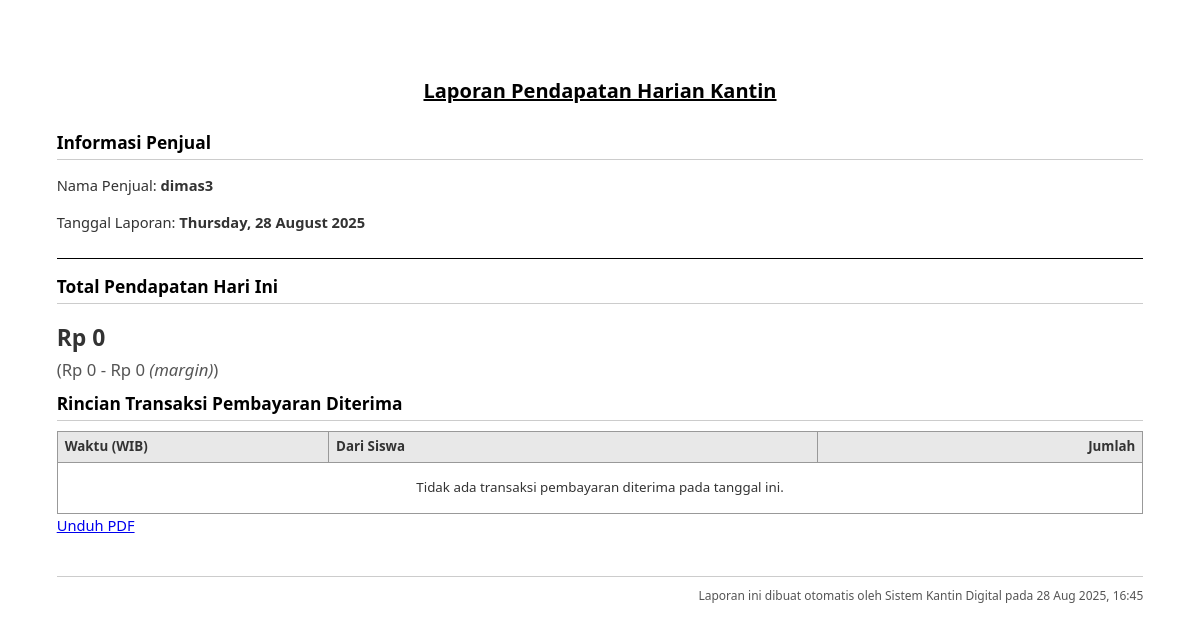
The page /print/daily_summary (signed in) on the database as committed earlier.
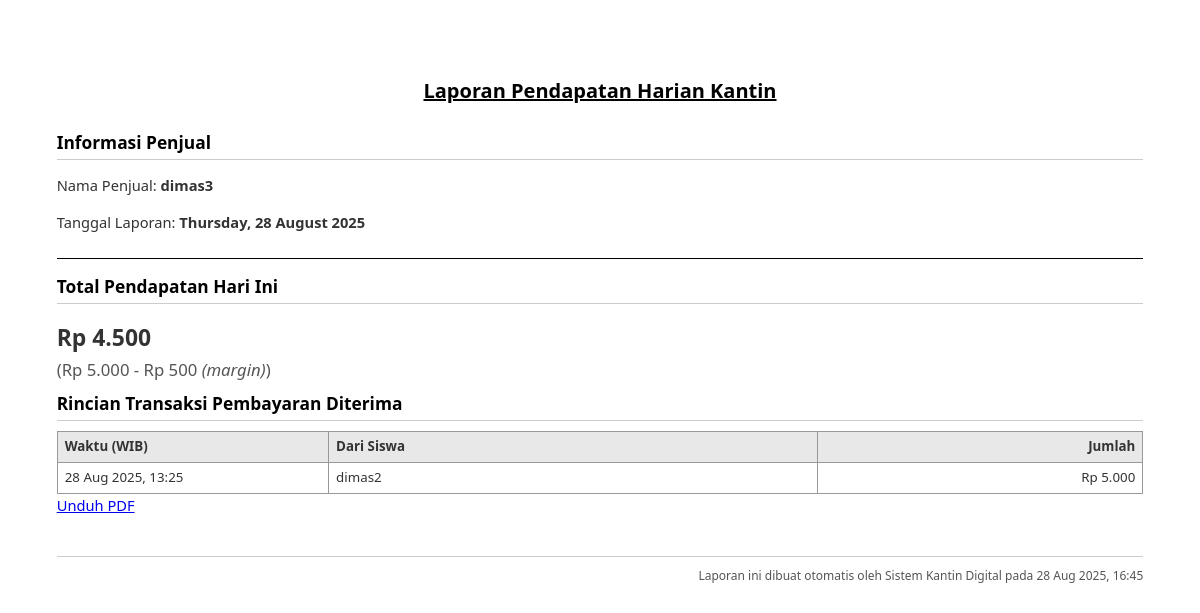
The same page on the database as committed later.
### app.py (models this page shows, shortened)
class Transaction(db.Model):
    id = db.Column(db.Integer, primary_key=True)
    user_id = db.Column(db.Integer, db.ForeignKey('user.id'), nullable=False)
    related_user_id = db.Column(
        db.Integer, db.ForeignKey('user.id'), nullable=True)
    timestamp = db.Column(db.DateTime, nullable=False, default=datetime.utcnow)
    type = db.Column(db.String(20), nullable=False)
    amount = db.Column(db.Float, nullable=False)
    user_balance_before = db.Column(db.Float, nullable=False)
    user_balance_after = db.Column(db.Float, nullable=False)
    description = db.Column(db.String(200), nullable=True)
    user = db.relationship('User', foreign_keys=[user_id], backref=db.backref(
        'transactions', lazy='dynamic'))
    related_user = db.relationship('User', foreign_keys=[related_user_id])

class User(db.Model, UserMixin):
    id = db.Column(db.Integer, primary_key=True)
    username = db.Column(db.String(80), unique=True, nullable=False)
    password_hash = db.Column(db.String(128), nullable=False)
    role = db.Column(db.String(10), nullable=False)
    balance = db.Column(db.Float, nullable=False, default=0.0)
    profile_pic_filename = db.Column(db.String(100), nullable=True, default=None)
    kelas = db.Column(db.String(5), nullable=True)
    jurusan = db.Column(db.String(10), nullable=True)
    plain_password = db.Column(db.String(128))
    is_active = db.Column(db.Boolean, nullable=False, default=True)
    active_border_id = db.Column(db.Integer, db.ForeignKey('border.id'), nullable=True)
    active_border = db.relationship('Border', backref=db.backref('users', lazy=True))
    pin_transfer = db.Column(db.String(6), nullable=True)
    credential_id = db.Column(db.String(255), nullable=True)  # Untuk WebAuthn
    webauthn_enabled = db.Column(db.Boolean, default=False)   # Status fitur WebAuthn
    email = db.Column(db.String(255), nullable=True)
    email_verified = db.Column(db.Boolean, default=False)

### app.py (the view)
@app.route('/print/daily_summary')
@login_required
def print_daily_summary():
    if current_user.role != 'penjual':
        flash("Hanya penjual yang dapat mengakses fitur ini.", "danger")
        return redirect(url_for('dashboard'))
    try:
        wib = ZoneInfo("Asia/Jakarta")
    except Exception:
        wib = None
    now_wib = datetime.now(wib) if wib else datetime.utcnow() + timedelta(hours=7)
    today_wib = now_wib.date()
    today_wib_start_local = datetime.combine(today_wib, time.min)
    if wib:
        today_wib_start_local = today_wib_start_local.replace(tzinfo=wib)
    tomorrow_wib_start_local = today_wib_start_local + timedelta(days=1)
    today_start_utc_for_calc = today_wib_start_local.astimezone(ZoneInfo("UTC")) if wib and isinstance(wib, ZoneInfo) else today_wib_start_local - timedelta(hours=7)
    tomorrow_start_utc_for_calc = tomorrow_wib_start_local.astimezone(ZoneInfo("UTC")) if wib and isinstance(wib, ZoneInfo) else tomorrow_wib_start_local - timedelta(hours=7)
    gross_earnings = 0.0
    try:
        sum_result = db.session.query(func.sum(Transaction.amount)).filter(
            Transaction.related_user_id == current_user.id,
            Transaction.type == 'payment',
            Transaction.timestamp >= today_start_utc_for_calc,
            Transaction.timestamp < tomorrow_start_utc_for_calc
        ).scalar()
        if sum_result is not None:
            gross_earnings = float(sum_result)
    except Exception as e:
        print(f"Error menghitung pendapatan harian untuk print: {e}")
    margin = MarginSetting.query.first()
    if not margin:
        margin_nominal = 5000
        margin_potongan = 500
    else:
        margin_nominal = margin.nominal_per_margin
        margin_potongan = margin.potongan_per_margin
    margin_count = int(gross_earnings // margin_nominal)
    margin_total = margin_count * margin_potongan
    total_earnings = gross_earnings - margin_total
    daily_transactions = []
    try:
        daily_transactions = Transaction.query.options(
            db.joinedload(Transaction.user)
        ).filter(
            Transaction.related_user_id == current_user.id,
            Transaction.type == 'payment',
            Transaction.timestamp >= today_start_utc_for_calc,
            Transaction.timestamp < tomorrow_start_utc_for_calc
        ).order_by(Transaction.timestamp.asc()).all()
    except Exception as e:
        print(f"Error mengambil transaksi harian untuk print: {e}")
        flash("Gagal mengambil rincian transaksi untuk dicetak.", "warning")
    report_data = {
        "vendor_name": current_user.username,
        "report_date_str": today_wib.strftime('%A, %d %B %Y'),
        "total_earnings": total_earnings,      # bersih
        "gross_earnings": gross_earnings,      # kotor
        "margin_total": margin_total,          # margin
        "transactions": daily_transactions,
        "print_time_wib": format_wib(datetime.utcnow())
    }
    return render_template('vendor_daily_print.html', **report_data)

### app.py (called while the page is built)
def format_rupiah(value):
    try:
        val = float(value)
        if abs(val - round(val)) < 0.0001:
            formatted_value = f"{round(val):,}".replace(",", ".")
        else:
            us_formatted = "{:,.2f}".format(val)
            id_formatted = us_formatted.replace(",", "TEMP_SEP").replace(
                ".", ",").replace("TEMP_SEP", ".")
            formatted_value = id_formatted
        return "Rp " + formatted_value
    except (ValueError, TypeError, OverflowError):
        return "Rp -"  # Tampilkan strip atau format default lain

def format_wib(dt, fmt='%d %b %Y, %H:%M'):
    if not dt:
        return ''
    if dt.tzinfo is None:
        try:
            dt = utc_tz.localize(dt)
        except Exception:
            dt = dt.replace(tzinfo=utc_tz)
    dt_wib = dt.astimezone(wib_tz)
    return dt_wib.strftime(fmt)

@login_manager.user_loader
def load_user(user_id):
    return User.query.get(int(user_id))

def get_app_config():
    cfg = AppConfig.query.first()
    if not cfg:
        cfg = AppConfig(app_locked=False, lock_message='Belum jam istirahat')
        db.session.add(cfg)
        db.session.commit()
    return cfg

### templates/vendor_daily_print.html (shortened to what this page needs)
<!DOCTYPE html>
<html lang="id">
<head>
</head>
<body>
    <h1>Laporan Pendapatan Harian Kantin</h1>
    <h2>Informasi Penjual</h2>
    <p>Nama Penjual: <strong>{{ vendor_name }}</strong></p>
    <p>Tanggal Laporan: <strong>{{ report_date_str }}</strong></p>
    <div class="summary">
        <h2>Total Pendapatan Hari Ini</h2>
        <p>
            <strong>{{ total_earnings|rupiah }}</strong>
            <br>
            <span style="font-size: 0.95em; color: #555;">
                ({{ gross_earnings|rupiah }} - {{ margin_total|rupiah }} <span style="font-style:italic;">(margin)</span>)
            </span>
        </p>
    </div>
    <h2>Rincian Transaksi Pembayaran Diterima</h2>
    <table>
        <thead>
            <tr>
                <th style="width:25%;">Waktu (WIB)</th>
                <th>Dari Siswa</th>
                <th class="amount" style="width:30%;">Jumlah</th>
            </tr>
        </thead>
        <tbody>
            {% if transactions %}
                {% for tx in transactions %}
                <tr>
                    <td>{{ tx.timestamp | wib }}</td>
                    <td>{{ tx.user.username if tx.user else 'N/A' }}</td>
                    <td class="amount">{{ tx.amount | rupiah }}</td>
                </tr>
                {% endfor %}
            {% else %}
                <tr>
                    <td colspan="3" style="text-align: center; padding: 15px;">Tidak ada transaksi pembayaran diterima pada tanggal ini.</td>
                </tr>
            {% endif %}
        </tbody>
    </table>
    <a href="{{ url_for('print_daily_summary_pdf') }}" target="_blank" class="btn btn-primary">
         Unduh PDF
    </a>
    <div class="footer-note">
        Laporan ini dibuat otomatis oleh Sistem Kantin Digital pada {{ print_time_wib }}
    </div>
</body>
</html>

Rows that differ between the two databases and show on the page:
added Transaction: timestamp|wib "28 Aug 2025, 13:25", user "dimas2", amount|rupiah "Rp 5.000"
Other text that changed with them:
{{ total_earnings|rupiah }}: "Rp 0" → "Rp 4.500"
{{ gross_earnings|rupiah }}: "Rp 0" → "Rp 5.000"
{{ margin_total|rupiah }}: "Rp 0" → "Rp 500"
text no longer shown: "Tidak ada transaksi pembayaran diterima pada tanggal ini."
